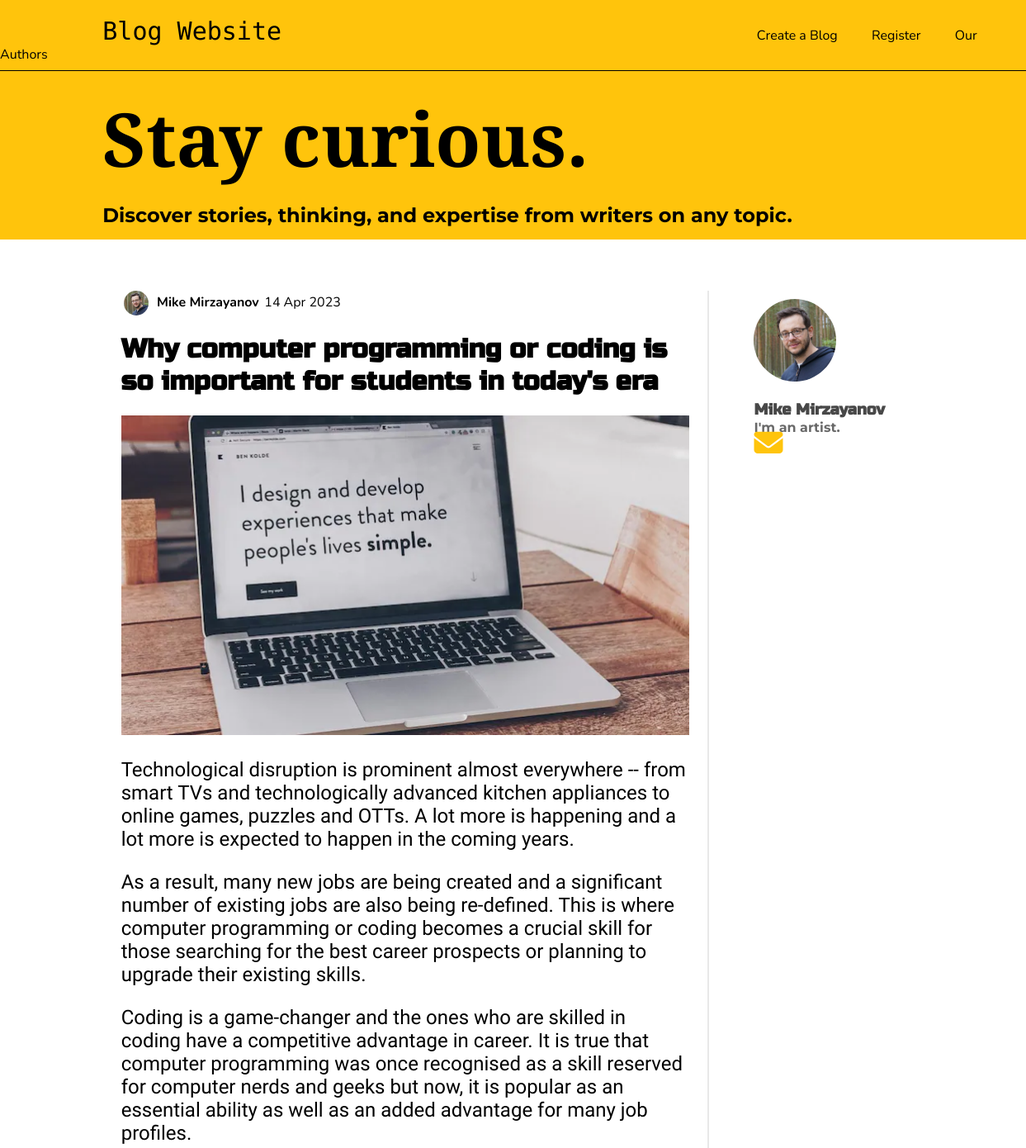
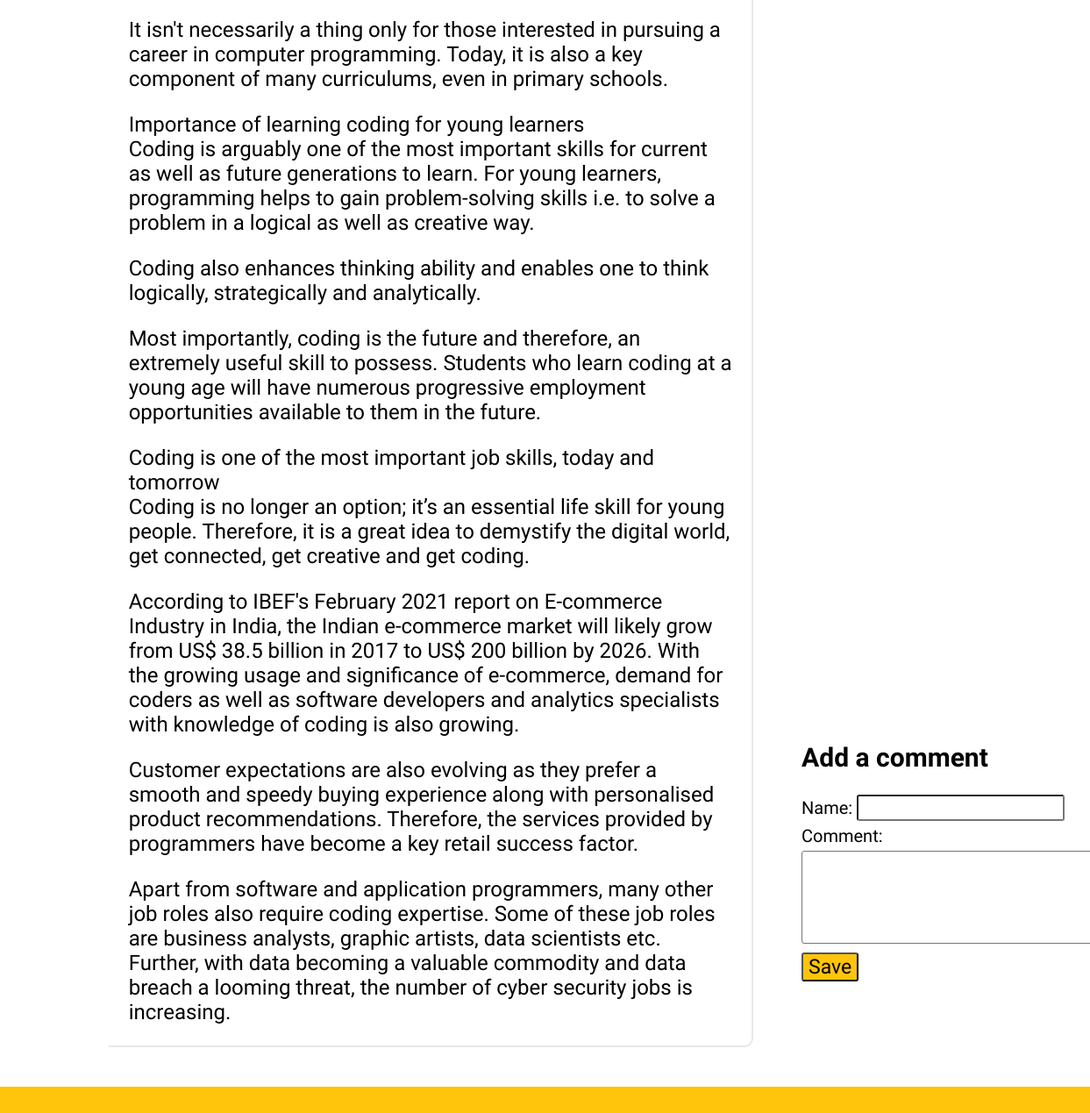
Page /posts/why-computer-programming-or-coding-is-so-important-for-students-in-todays-era on the committed database (2 pictures, top to bottom).
### blog/models.py (models this page shows, shortened)
class Author(models.Model):
    author_name = models.CharField(max_length=50)
    author_image = models.ImageField(upload_to="authors_images",null=True)
    about_author = models.TextField(validators=[MinLengthValidator(10)])
    email_address = models.EmailField()

class Post(models.Model):
    title = models.CharField(max_length=150)
    blog_image = models.ImageField(upload_to="blogs_images",null=True)
    date = models.DateField(auto_now=True)
    slug = models.SlugField(unique=True,db_index=True)
    content = models.TextField(validators=[MinLengthValidator(10)])
    author = models.ForeignKey(Author, on_delete=models.SET_NULL, null=True, related_name="posts")

### blog/views.py (the view, shortened to what this page needs)
# urls.py: path("posts/<slug:slug>",views.SinglePostView.as_view(),name="single-post-page"),
class SinglePostView(View):
    def get(self, request, slug):
        post = Post.objects.get(slug=slug)
        context={
            "post" : post,
            "author": post.author,
            "comment_form": CommentForm(),
            "comments":post.comments.all().order_by("-id") # type: ignore
        }
        return render(request, "blog/single_post.html",context)

### blog/forms.py
class CommentForm(forms.ModelForm):
    class Meta:
        model = Comment
        exclude = ['post','date']
        labels = {
            "user_name": "Name",
            "text" : "Comment"
        }

### blog/templates/blog/single_post.html (shortened to what this page needs)
{% load static %}
<!DOCTYPE html>
<html lang="en">
<head>
    <link rel="stylesheet" href="{% static "blog/single_post.css" %}" />
</head>
<body>
    <div class="top-nav" >
        <a href="/" class="blog-website" style="font-family: 'Monoton', cursive;" >Blog Website</a>
        <a href="{% url "create-post-page" %}" class="create" > Create a Blog</a>
        <a href="{% url "register-page" %}" class="register"> Register</a>
        <a href="{% url "all-authors-page" %}" class="our-authors"> Our Authors</a>
        <hr>
        <h1>Stay curious.</h1>
        <h2>Discover stories, thinking, and expertise from writers on any topic.</h2>
    </div>
    <div class="container">
        <div class="blog">
            <div class="image-author-container">
                    <img src="{{author.author_image.url}}" alt="avatar" />
                    <div class="name-date-container">
                        <h4>{{author.author_name }}</h4>
                        <time>{{post.date|date:"d M Y"}}</time>
                    </div>
            </div>
            <div class="blog-content">
                <h1>{{post.title}}</h1>
                <img src="{{post.blog_image.url}}" alt="{{post.title}}" />
                <p>{{post.content|linebreaks}}</p>
            </div>
        </div>
        <div class="author-comment">
            <div class="author-box">
                <img src="{{author.author_image.url}}" alt="{{author.author_name}}" />
                <h3>{{author.author_name }}</h3>
                <p>{{author.about_author }}</p>
                <a href="mailto:{{author.email_address }}">
                   <i class="fa fa-solid fa-envelope fa-2xl" style="color: #ffc40c;font-size:35px;"></i>
                </a>
            </div>
            <div class="comment-box">
                <h2>Add a comment</h2>
                <form action="{% url "single-post-page" post.slug %}" method="POST">
                    <div class="name-label">
                        {{comment_form.user_name.label_tag}}
                        {{ comment_form.user_name }}
                    </div>
                    <div class="comment-input">
                        {{ comment_form.text.label_tag }}
                    </div>
                    {{ comment_form.text }}
                    <button>Save</button>
                </form>
            </div>
        </div>
    </div>
  </body>
<footer></footer>
</html>

### blog/static/blog/single_post.css (style rules this page uses)
body { margin: 0; }
.top-nav { background-color: rgb(255, 196, 12); padding-top: 20px; padding-bottom: 20px; }
.top-nav a { text-decoration: none; color: black; font-family: "Nunito", sans-serif; }
.top-nav hr { color: black; background-color: black; height: 1px; border-width: 0; }
.top-nav h1 { font-family: "Crimson Text", serif; padding-top: 0; margin-top: 20px; margin-bottom: 25px; padding-left: 10%; font-size: 90px; }
.top-nav h2 { font-family: "Montserrat", sans-serif; margin: 0; line-height: 0.7; padding-left: 10%; }
.blog-website { margin-left: 10%; font-size: 30px; }
.create { margin-left: 46%; }
.register { margin-left: 3%; }
.our-authors { margin-left: 3%; }
.container { padding-top: 5%; padding-left: 10%; display: flex; margin-bottom: 30px; }
.blog { width: 70%; height: 90%; padding-left: 2%; padding-right: 2%; padding-bottom: 0; border-right: 2px solid #e8e8e8; border-bottom: 2px solid #e8e8e8; border-bottom-right-radius: 10px; }
.image-author-container { height: 30px; display: flex; }
.image-author-container img { object-fit: cover; width: 30px; height: 30px; border-radius: 50%; margin-left: 0.5%; margin-right: 0.5%; }
.name-date-container { width: 100%; display: flex; font-family: "Nunito", sans-serif; }
.name-date-container h4 { padding: 0; padding-left: 1%; padding-top: 0.5%; margin: 0; }
.name-date-container time { padding: 0; padding-left: 1%; padding-top: 0.5%; margin: 0; }
.blog-content h1 { font-family: "Russo One", sans-serif; }
.blog-content img { width: 100%; }
.blog-content p { font-family: "Ysabeau", sans-serif; font-size: 24px; margin-bottom: 0; }
.author-comment { margin-left: 10px; margin-right: 10px; width: 35%; padding: 10px; position: relative; }
.author-box { width: 70%; margin-left: 10%; }
.author-box img { object-fit: cover; width: 100px; height: 100px; border-radius: 50%; }
.author-box h3 { font-family: "Russo One", sans-serif; color: #484848; font-weight: bold; margin-bottom: 1px; }
.author-box p { margin-top: 0; font-family: "Montserrat", sans-serif; font-weight: bold; color: #696969; margin-bottom: 2px; }
.comment-box { position: absolute; bottom: 75px; right: 5px; left: 5px; font-family: 'Fjalla One', sans-serif; font-size: 20px; }
.comment-box button { font-family: 'Fjalla One', sans-serif; font-size: 23px; background-color: rgb(255, 196, 12); border-radius: 3px; margin-left: 40px; cursor: pointer; }
.comment-box h2 { margin-left: 40px; }
.comment-input { margin-left: 40px; margin-bottom: 5px; }
.name-label { margin-left: 40px; }
.name-label input { margin-bottom: 5px; font-family: 'Dosis', sans-serif; font-size: 20px; border-radius: 3px; width: 73%; }
textarea { max-height:200px ; height: 100px; width: 344px; max-width: 390px; margin-left: 40px; margin-bottom: 5px; font-family: 'Dosis', sans-serif; font-size: 20px; border-radius: 3px; }
footer { bottom: 0px; width: 100%; margin: 0; height: 30px; background-color: rgb(255, 196, 12); }

### rows in the picture
Author: author_image (picture), author_name "Mike Mirzayanov", about_author "I'm an artist."
Post: date "14 Apr 2023", title "Why computer programming or coding is so important for students in today's era", blog_image (picture), content "Technological disruption is prominent almost everywhere -- from smart TVs and technologically advanced kitchen appliances to online games, puzzles and OTTs. A lot more is happening and a lot more is expected to happen in the coming years. As a result, many new jobs are being created and a significant number of existing jobs are also being re-defined. This is where computer programming or coding becomes a crucial skill for those searching for the best career prospects or planning to upgrade their existing skills. Coding is a game-changer and the ones who are skilled in coding have a competitive advantage in career. It is true that computer programming was once recognised as a skill reserved…"

### other values in the picture
{{ comment_form.user_name.label_tag }} "Name:"
{{ comment_form.text.label_tag }} "Comment:"
